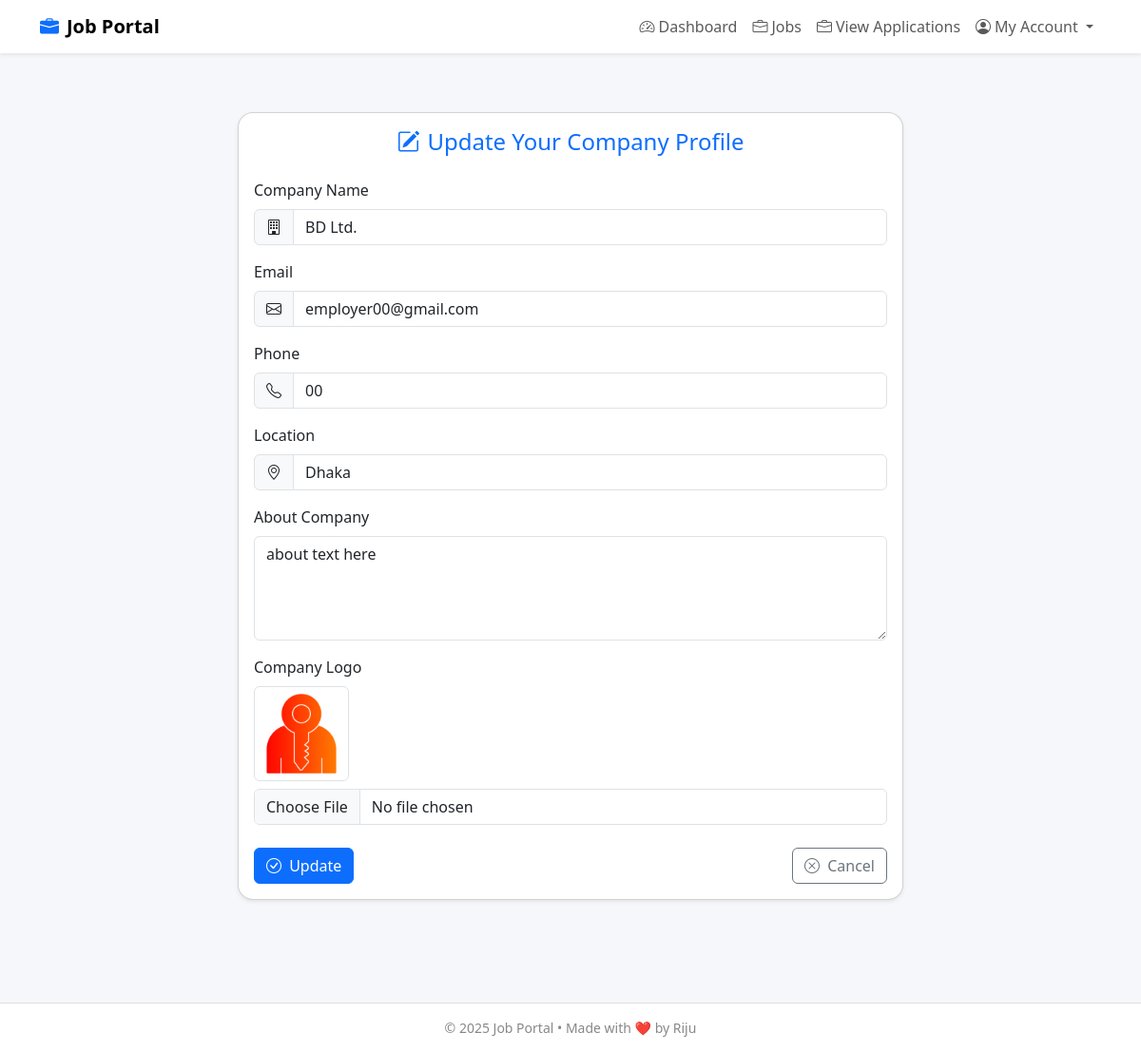
The app's page /profileUpdatePage/22/ (signed in) with its own data.
### users_auth_app/models.py (models this page shows, shortened)
class CustomUserModel(AbstractUser):
    phone = models.CharField(max_length=15, null=True)
    user_types = models.CharField(choices=[
        ('Admin', 'Admin'),
        ('Employer', 'Employer'),
        ('Candidate', 'Candidate'),
    ],max_length=10,null=True)

### employer_app/models.py (models this page shows, shortened)
class EmployerProfileModel(models.Model):
    employer_user = models.OneToOneField(CustomUserModel , on_delete=models.CASCADE,null=True, related_name='employer_profile')
    company_name = models.CharField(max_length=255)
    email = models.EmailField()
    phone = models.CharField(max_length=20)
    about_company = models.TextField(blank=True, null=True)
    company_logo = models.ImageField(upload_to='Media/company_logos/', null=True)
    location = models.CharField(max_length=255, blank=True, null=True)

### users_auth_app/views.py (the view, shortened to what this page needs)
# urls.py: path('profileUpdatePage/<int:id>/',profileUpdatePage, name='profileUpdatePage'),
def profileUpdatePage(request, id):
    em_profile_data = None
    ca_profile_data = None
    if request.user.user_types == 'Employer':
        em_profile_data = EmployerProfileModel.objects.get(employer_user=request.user)
    return render(request, 'updateProfile.html', {
        'em_profile_data': em_profile_data,
        'ca_profile_data': ca_profile_data,
    })

### users_auth_app/templates/updateProfile.html (shortened to what this page needs)
{% extends 'master/master.html' %}
{% block body %}
{% if request.user.user_types == 'Employer' %}
<div class="container d-flex justify-content-center">
  <div class="card shadow-sm w-100" style="max-width: 700px;">
    <div class="card-body">
      <h4 class="card-title text-center text-primary mb-4">
        <i class="bi bi-pencil-square me-2"></i>Update Your Company Profile
      </h4>
      <form method="POST" enctype="multipart/form-data" novalidate>
        <div class="mb-3">
          <label for="company_name" class="form-label">Company Name</label>
          <div class="input-group">
            <span class="input-group-text"><i class="bi bi-building"></i></span>
            <input
              type="text"
              class="form-control"
              id="company_name"
              name="company_name"
              value="{{ user.employer_profile.company_name }}"
              required
            />
          </div>
        </div>
        <div class="mb-3">
          <label for="email" class="form-label">Email</label>
          <div class="input-group">
            <span class="input-group-text"><i class="bi bi-envelope"></i></span>
            <input
              type="email"
              class="form-control"
              id="email"
              name="email"
              value="{{ user.employer_profile.email }}"
              required
            />
          </div>
        </div>
        <div class="mb-3">
          <label for="phone" class="form-label">Phone</label>
          <div class="input-group">
            <span class="input-group-text"><i class="bi bi-telephone"></i></span>
            <input
              type="text"
              class="form-control"
              id="phone"
              name="phone"
              value="{{ user.phone }}"
              required
            />
          </div>
        </div>
        <div class="mb-3">
          <label for="location" class="form-label">Location</label>
          <div class="input-group">
            <span class="input-group-text"><i class="bi bi-geo-alt"></i></span>
            <input
              type="text"
              class="form-control"
              id="location"
              name="location"
              value="{{ user.employer_profile.location }}"
              required
            />
          </div>
        </div>
        <div class="mb-3">
          <label for="about" class="form-label">About Company</label>
          <textarea
            class="form-control"
            id="about"
            name="about"
            rows="4"
            required
          >{{ user.employer_profile.about_company }}</textarea>
        </div>
        <div class="mb-4">
          <label for="logo" class="form-label">Company Logo</label>
          {% if user.employer_profile.company_logo %}
            <div class="mb-2">
              <img src="{{ user.employer_profile.company_logo.url }}" alt="Current Logo" width="100" class="rounded border">
            </div>
          {% endif %}
          <input type="file" class="form-control" id="logo" name="logo" />
        </div>
        <div class="d-flex justify-content-between">
          <button type="submit" class="btn btn-primary">
            <i class="bi bi-check-circle me-1"></i> Update
          </button>
          <a href="{% url 'profilePage'  %}" class="btn btn-outline-secondary">
            <i class="bi bi-x-circle me-1"></i> Cancel
          </a>
        </div>
      </form>
    </div>
  </div>
</div>
{% endif %}
{% endblock %}

### users_auth_app/templates/master/master.html (style rules this page uses)
body { background-color: #f5f7fa; padding-top: 70px; font-family: 'Segoe UI', sans-serif; }
.card { border-radius: 1rem; box-shadow: 0 4px 16px rgba(0, 0, 0, 0.05); }

### records on screen
CustomUserModel: company_name "BD Ltd.", email "employer00@gmail.com", phone "00", location "Dhaka", about "about text here", employer_profile.company_logo (picture)

### other values on screen
{{ year|default:"2025" }} "2025"
